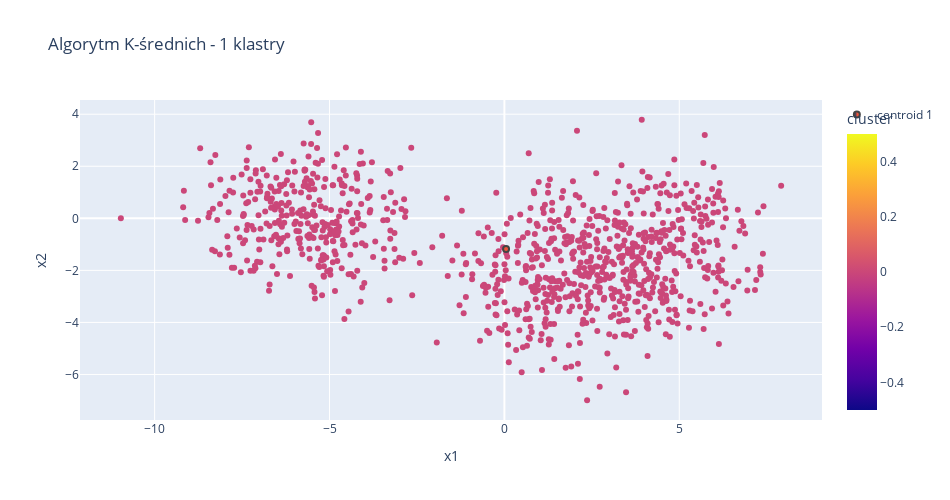

The cell this chart's notebook holds for it:
### Code cell
import plotly.graph_objects as go

centroid_1, = km_model.cluster_centers_

fig = px.scatter(df, 'x1', 'x2', 'cluster', width=950, height=500, title='Algorytm K-średnich - 1 klastry')
fig.add_trace(go.Scatter(x=[centroid_1[0]], y=[centroid_1[1]], name='centroid 1', mode='markers', marker_line_width=2))
fig

### Figure 1 — Plotly figure (JSON) as saved in the notebook; plotly's stock layout.template omitted (floating-point values rounded to 4 significant figures; data arrays with more than 128 entries replaced by an {"elided": "..."} marker saying what was removed)
{"data": [{"hovertemplate": "x1=%{x}<br>x2=%{y}<br>cluster=%{marker.color}<extra></extra>", "legendgroup": "", "marker": {"color": {"elided": "1000 int values"}, "coloraxis": "coloraxis", "symbol": "circle"}, "mode": "markers", "name": "", "orientation": "v", "showlegend": false, "type": "scatter", "x": {"elided": "1000 float values"}, "xaxis": "x", "y": {"elided": "1000 float values"}, "yaxis": "y"}, {"marker": {"line": {"width": 2}}, "mode": "markers", "name": "centroid 1", "type": "scatter", "x": [0.04769], "y": [-1.181]}], "layout": {"coloraxis": {"colorbar": {"title": {"text": "cluster"}}, "colorscale": [[0, "#0d0887"], [0.1111, "#46039f"], [0.2222, "#7201a8"], [0.3333, "#9c179e"], [0.4444, "#bd3786"], [0.5556, "#d8576b"], [0.6667, "#ed7953"], [0.7778, "#fb9f3a"], [0.8889, "#fdca26"], [1, "#f0f921"]]}, "height": 500, "legend": {"tracegroupgap": 0}, "title": {"text": "Algorytm K-średnich - 1 klastry"}, "width": 950, "xaxis": {"anchor": "y", "autorange": true, "domain": [0, 1], "range": [-12.13, 9.08], "title": {"text": "x1"}, "type": "linear"}, "yaxis": {"anchor": "x", "autorange": true, "domain": [0, 1], "range": [-7.75, 4.546], "title": {"text": "x2"}, "type": "linear"}}}
